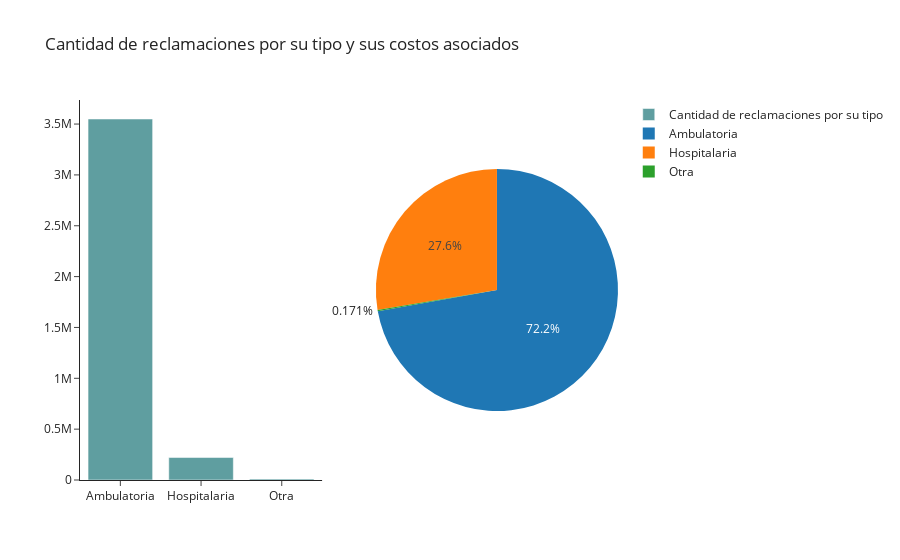

Here is the notebook cell this chart was saved with:
### Code cell
# Cantidad de reclamaciones por su tipo 
count = df.groupby('Tipo_Reclamacion').size().reset_index(name = 'Cantidad')

# Costos por el tipo de reclamación
df["Valor_Pagado"] = df["Valor_Pagado"].astype(int)
cost = df.groupby('Tipo_Reclamacion')['Valor_Pagado'].sum().reset_index(name = 'Costos')

# Gráfica
fig = make_subplots(
    rows=1, cols=2,
    specs=[[{"type": "xy"}, {"type": "domain"}]]
)

fig.add_trace(
    go.Bar(x = count['Tipo_Reclamacion'], y = count['Cantidad'], name = 'Cantidad de reclamaciones por su tipo', marker_color = 'cadetblue'),
    row = 1, col = 1
)
fig.add_trace(
    go.Pie( labels = cost['Tipo_Reclamacion'], values = cost['Costos'], name = 'Costos por el tipo de reclamación'),
    row = 1, col = 2
)
fig.update_layout(
    title_text = 'Cantidad de reclamaciones por su tipo y sus costos asociados',
    template = 'simple_white')
fig.show();

### Figure 1 — Plotly figure (JSON) as saved in the notebook; plotly's stock layout.template omitted (floating-point values rounded to 4 significant figures)
{"data": [{"marker": {"color": "cadetblue"}, "name": "Cantidad de reclamaciones por su tipo", "type": "bar", "x": ["Ambulatoria", "Hospitalaria", "Otra"], "xaxis": "x", "y": [3549739, 221022, 10582], "yaxis": "y"}, {"domain": {"x": [0.55, 1], "y": [0, 1]}, "labels": ["Ambulatoria", "Hospitalaria", "Otra"], "name": "Costos por el tipo de reclamación", "type": "pie", "values": [2188259256679, 837679031486, 5172247344]}], "layout": {"title": {"text": "Cantidad de reclamaciones por su tipo y sus costos asociados"}, "xaxis": {"anchor": "y", "domain": [0, 0.45]}, "yaxis": {"anchor": "x", "domain": [0, 1]}}}
